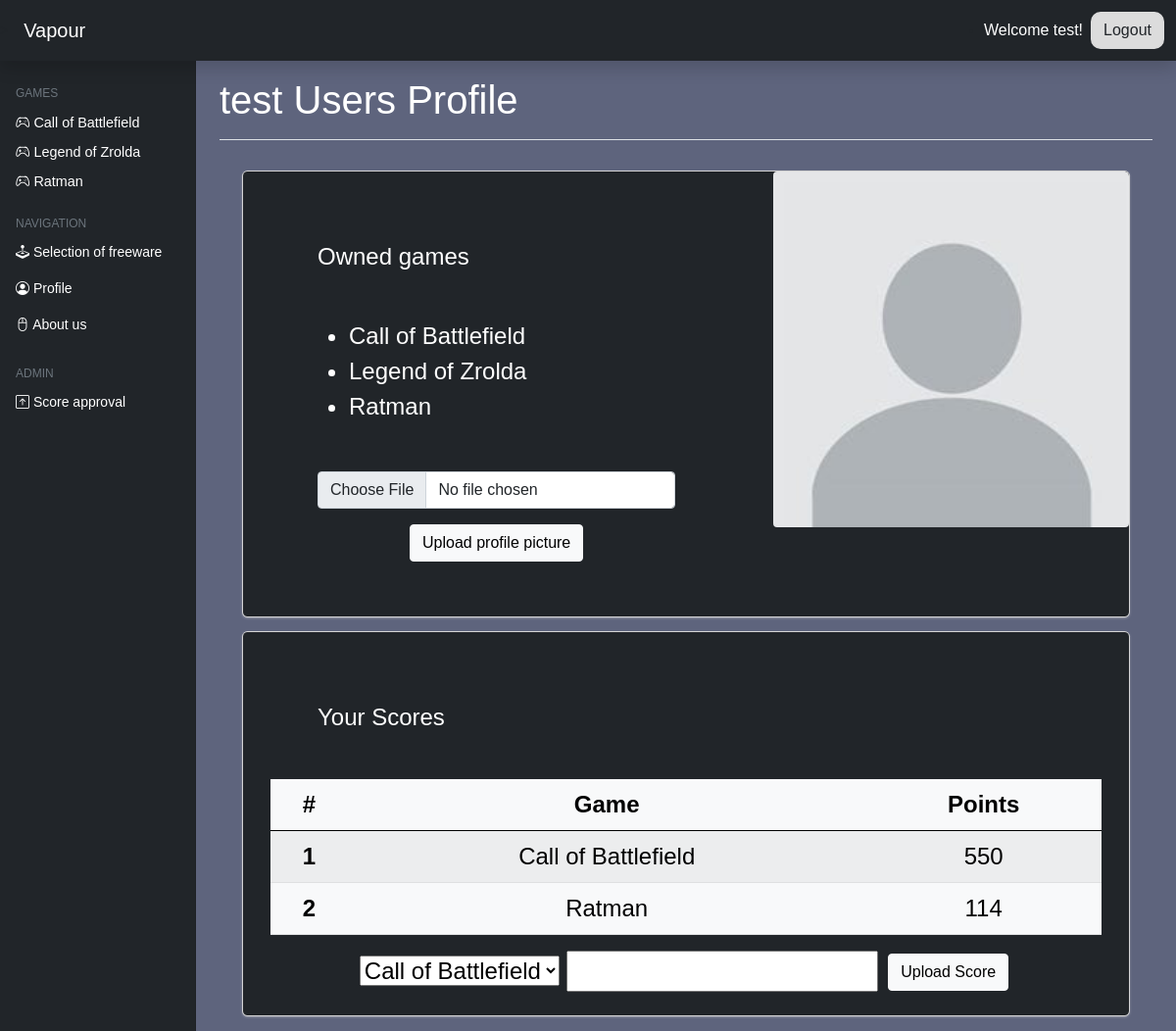
Before: /profile.php (signed in) with the older database file.
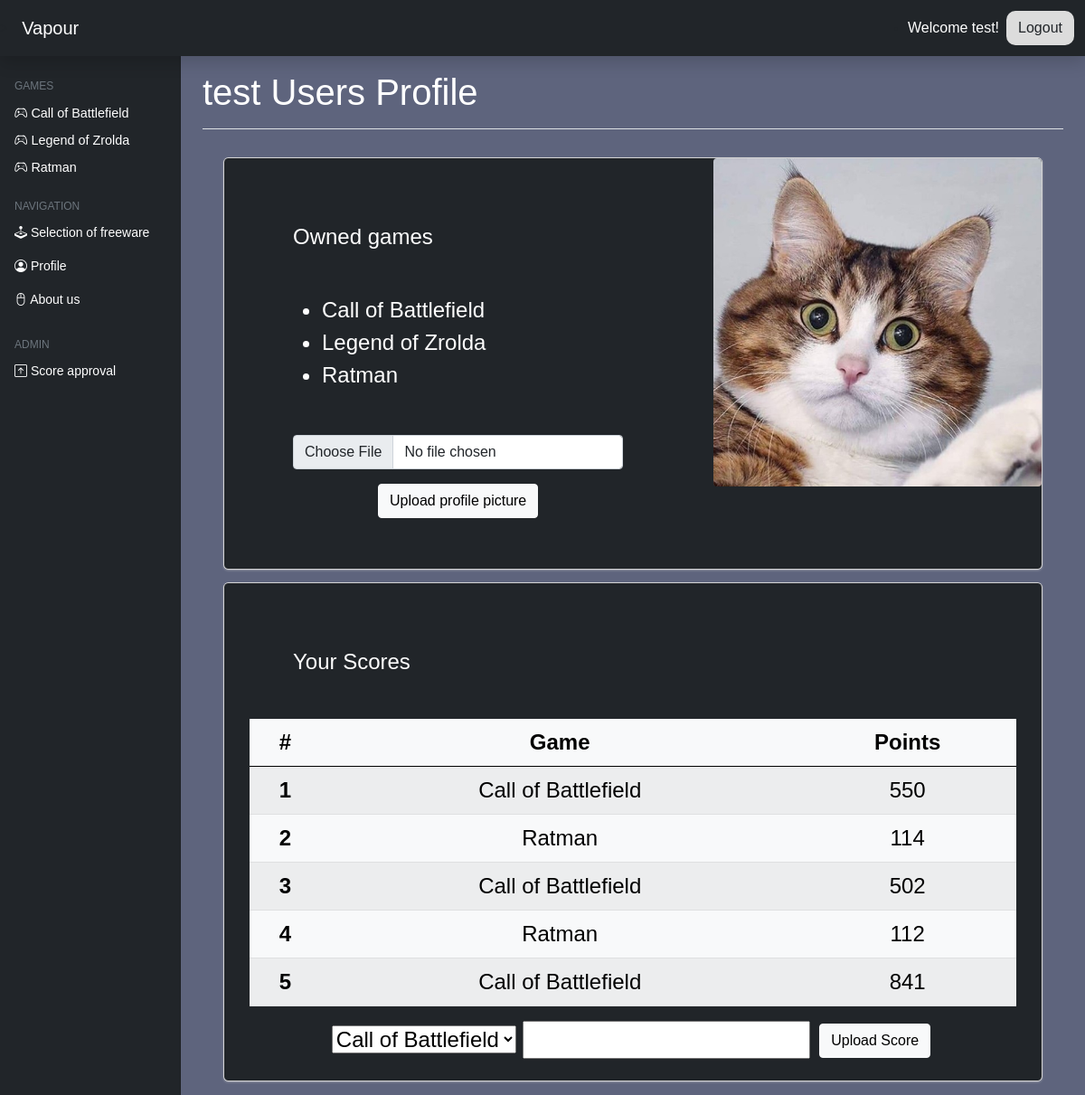
After: the same page with the newer database file.
### tables this page shows
CREATE TABLE `games` (
  `gameId` int(11) NOT NULL,
  `gameName` varchar(255) NOT NULL,
  `gameType` varchar(255) NOT NULL,
  `gamePic` varchar(255) DEFAULT NULL,
  `gameDesc` varchar(500) DEFAULT NULL
);

CREATE TABLE `ahighscores` (
  `aScoreId` int(11) NOT NULL,
  `aUId` int(11) NOT NULL,
  `aGId` int(11) NOT NULL,
  `aScorePoints` int(11) NOT NULL
);

CREATE TABLE `users` (
  `userId` int(11) NOT NULL,
  `userName` varchar(255) NOT NULL,
  `userPassword` varchar(255) NOT NULL,
  `userEmail` varchar(255) NOT NULL,
  `userPicture` varchar(255) DEFAULT NULL,
  `userAdmin` bit(1) DEFAULT b'0'
);

### inc/inc_profquery.php (called while the page is built, shortened)
<?php
require "inc_connection.php";
$games = 'SELECT `games`.`gameName`
FROM `users`
    LEFT JOIN `owngames` ON `owngames`.`ownUId` = `users`.`userId`
    LEFT JOIN `games` ON `owngames`.`ownGId` = `games`.`gameId`
WHERE `users`.`userName` ="'.$_SESSION["username"].'"';
$resultgames = mysqli_query($connection,$games);
$scores = 'SELECT `ahighscores`.`aScorePoints`, `users`.`userId`, `games`.`gameName`
FROM `users`
    LEFT JOIN `ahighscores` ON `ahighscores`.`aUId` = `users`.`userId`
    LEFT JOIN `games` ON `ahighscores`.`aGId` = `games`.`gameId`
    WHERE `users`.`userName` ="'.$_SESSION["username"].'"
    LIMIT 5';
$resultscores = mysqli_query($connection,$scores);
$profilepic = 'SELECT `users`.`userPicture`
FROM `users`
WHERE `users`.`userName` = "'.$_SESSION['username'].'" LIMIT 1';
    $querypic = mysqli_query($connection,$profilepic);
    $resultpic = mysqli_fetch_assoc($querypic);
    $valuepic = $resultpic["userPicture"];
    $resultgames2 = mysqli_query($connection,$games);

### profile.php (the view)
<?php
require 'header.php';
require 'inc/inc_profquery.php';
?>
<main class="col-md-9 ms-sm-auto col-lg-10 px-md-4">
  <div class="d-flex justify-content-between flex-wrap flex-md-nowrap align-items-center pt-3 pb-2 mb-3 border-bottom">
    <h1 class="h1 text-white "><?php echo '' . $_SESSION["username"] . ' Users Profile' ?></h1>
  </div>
  <div class="d-flex justify-content-between flex-wrap text-white" style="font-size: 1.5rem;">
    <div class="container-fluid">
      <div class="card bg-dark my-3">
        <div class="row">
          <div class="col-md-7 px-3">
            <div class="card-block px-6">
              <h4 class="card-title mx-5 my-5">Owned games</h4>
              <p class="card-text">
                <ul class="mx-5 my-5">
                  <?php
                  while ($row = mysqli_fetch_assoc($resultgames)) {
                    echo '
                    <li>' . $row['gameName'] . '</li>';
                  }
                  ?>
                </ul>
                <form method="post" action="inc/inc_profilepic.php" enctype="multipart/form-data">
                <div class="form-group text-center mx-5 mt-auto">
                <input name="profilePic" class="form-control" type="file">
                   <button type="submit" name="submit" class="btn btn-light mx-5 my-3">Upload profile picture</button>
                   </div>
                </form>
              </p>
            </div>
          </div>
          <div class="col-md-5">
            <?php
            if ($valuepic == NULL) {
              echo '
              <img src="IMG/def.jpg" class="img-fluid card-img rounded mx-auto d-block">';
            }
            else {
              echo '
                  <img src="IMG/' . $valuepic . '" class="img-fluid card-img rounded mx-auto d-block">';
            }
            ?>
          </div>
        </div>
      </div>
      <div class="card bg-dark my-3">
        <div class="row">
          <div class="col-md-12 px-3">
            <div class="card-block px-6">
              <h4 class="card-title mx-5 my-5">Your Scores</h4>
              <div class="table-responsive">
                <table class="table table-striped table-light text-center">
                  <thead>
                    <tr>
                      <th scope="col">#</th>
                      <th scope="col">Game</th>
                      <th scope="col">Points</th>
                    </tr>
                  </thead>
                  <tbody>
                    <?php
                    $place = 0;
                    while ($row = mysqli_fetch_assoc($resultscores)) {
                      echo '
                        <tr>
                          <th scope="row">' . strval($place = $place + 1) . '</th>
                          <td>' . $row["gameName"] . '</td>
                          <td>' . $row["aScorePoints"] . '</td>
                        </tr>';
                    }
                    ?>
                  </tbody>
                </table>
              </div>
              <div class="col-md-12">
                <form action="inc/inc_scoresub.php" method="post">
                <div class="container text-center">
                <select name="gameSelect" id="gameSelect">
                <?php
                  while ($row = mysqli_fetch_assoc($resultgames2)) {
                    echo '<option value="'.$row["gameName"].'">'.$row["gameName"].'</option>';
                  }
                  ?>
                </select>
                <input type="number" name="scoreIn">
                <button type="submit" name="scoreSubmit" class="btn btn-light mx-1">Upload Score</button>
                </div>
                </form>
              </div>
            </div>
          </div>
        </div>
      </div>
    </div>
</main>
<?php require 'footer.php'; ?>

### header.php (shortened to what this page needs)
<?php
require 'inc/inc_connection.php';
?>
<!doctype html>
<html lang="en">
<head>
  <link href="https://cdn.jsdelivr.net/npm/bootstrap@5.0.2/dist/css/bootstrap.min.css" rel="stylesheet">
  <link rel="stylesheet" href="https://cdn.jsdelivr.net/npm/bootstrap-icons@1.8.0/font/bootstrap-icons.css">
  <link rel="stylesheet" href="CSS/override.css?version=1">
</head>
<header class="navbar navbar-dark sticky-top bg-dark flex-md-nowrap p-0 shadow">>
  <a class="navbar-brand col-md-3 col-lg-2 px-3 py-3 me-auto"href="index.php">Vapour</a>
  <div class="container-fluid">
  <?php
    if (isset($_SESSION['username'])) {
      echo '
                  <ul class="navbar-navme ms-auto my-auto">
                        <li class="nav-item"><span class="navbar-text me-2 welcome-p">Welcome ' . $_SESSION['username'] . '!</span></li>
                  </ul>
                  <div class="nav-item">
                         <form class="d-flex" method="POST" action="inc/inc_logout.php">
                            <button class="btn header-button" type="submit" name="submit">Logout</button>
                          </form>
                  </div>';
    }
    ?>
  </div>
</header>
<body id="bootstrap-overrides">
  <div class="container-fluid">
    <div class="row">
      <nav id="sidebarMenu" class="col-md-3 col-lg-2 d-md-block bg-dark sidebar collapse">
        <div class="position-sticky pt-3">
          <ul class="nav flex-column">
          <h6 class="sidebar-heading d-flex justify-content-between align-items-center px-3 mt-4 mb-1 text-muted">
            <span>Games</span>
          </h6>
            <li class="nav-item px-3 py-2">
          <form action="game.php" method="post">
              <button class="btn headergame" type="submit" name="submit"><i class="bi bi-controller"></i> Call of Battlefield</button>
            </form>
            </li>
            <li class="nav-item px-3">
            <form action="game.php" method="post">
              <button class="btn headergame" type="submit" name="submit"><i class="bi bi-controller"></i> Legend of Zrolda</button>
            </form>
            </li>
            <li class="nav-item px-3 pt-2">
            <form action="game.php" method="post">
              <button class="btn headergame" type="submit" name="submit"><i class="bi bi-controller"></i> Ratman</button>
            </form>
            </li>
          </ul>
          <h6 class="sidebar-heading d-flex justify-content-between align-items-center px-3 mt-4 mb-1 text-muted">
            <span>Navigation</span>
          </h6>
          <ul class="nav flex-column mb-2">
            <li class="nav-item">
              <a class="nav-link" href="store.php">
              <i class="bi bi-joystick"></i>
                Selection of freeware
              </a>
            </li>
            <?php
            if (isset($_SESSION['username'])) {
             echo '
            <li class="nav-item">
              <a class="nav-link" href="profile.php">
              <i class="bi bi-person-circle"></i>
                <span data-feather="file-text"></span>
                Profile
              </a>
            </li>';
            }
            ?>
            <li class="nav-item">
              <a class="nav-link" href="aboutus.php">
              <i class="bi bi-mouse2"></i>
                About us
              </a>
            </li>
            <?php
            if (isset($_SESSION['username'])) {
              $admin = 'SELECT `users`.`userAdmin`
              FROM `users`
              WHERE `users`.`userName` = "'.$_SESSION['username'].'" LIMIT 1';
              $adminquery = mysqli_query($connection,$admin);
              $adminresult = mysqli_fetch_assoc($adminquery);
              $adminvalue = $adminresult["userAdmin"];
              if ($adminvalue == 1){
                echo '
                <h6 class="sidebar-heading d-flex justify-content-between align-items-center px-3 mt-4 mb-1 text-muted">
                <span>Admin</span>
                  <span data-feather="plus-circle"></span>
                </a>
                </h6>
                <li class="nav-item">
                  <a class="nav-link" href="admin.php">
                  <i class="bi bi-arrow-up-square"></i>
                    <span data-feather="file-text"></span>
                    Score approval
                  </a>
                </li>
                ';
              }
            }
            ?>
          </ul>
        </div>
      </nav>

### footer.php (shortened to what this page needs)
</div>
</div>
</body>
</html>

### CSS/override.css (style rules this page uses)
.sidebar { position: fixed; top: 0; bottom: 0; left: 0; z-index: 100; padding: 48px 0 0; box-shadow: inset -1px 0 0 rgba(0, 0, 0, .1); }
.sidebar .nav-link { font-weight: 500; color: #fff; }
.sidebar-heading { font-size: .75rem; text-transform: uppercase; }
body { font-size: .875rem; margin: 0px; padding: 0px; background-color: #5e647d !important; font-family: 'Trebuchet MS', 'Lucida Sans Unicode', 'Lucida Grande', 'Lucida Sans', Arial, sans-serif; }
.welcome-p { color: white !important; font-size: 1rem; }
.header-button { margin: 3px 0; border-radius: 10px !important; background-color: gainsboro; }
a, a:link { color: grey; text-decoration: none; }
img { display: block; max-width: 100%; height: auto; }
.card-block { font-size: 1em; position: relative; margin: 0; padding: 1em; border: none; border-top: 1px solid rgba(34, 36, 38, .1); box-shadow: none; }
.card { font-size: 1em; overflow: hidden; padding: 5; border: none; border-radius: .28571429rem; box-shadow: 0 1px 3px 0 #d4d4d5, 0 0 0 1px #d4d4d5; margin-top: 20px; }
.card-img { max-height: 100% !important; max-width: 100% !important; overflow: hidden; object-fit: cover; }
.headergame { background: none !important; border: none; padding: 0 !important; color: white !important; font-size: 0.9rem; }

Changed rows visible on the page:
now on this page (row edited): users: userPicture (picture)
added ahighscores: place "3", aGId.gameName "Call of Battlefield", aScorePoints "502"
added ahighscores: place "4", aGId.gameName "Ratman", aScorePoints "112"
added ahighscores: place "5", aGId.gameName "Call of Battlefield", aScorePoints "841"
